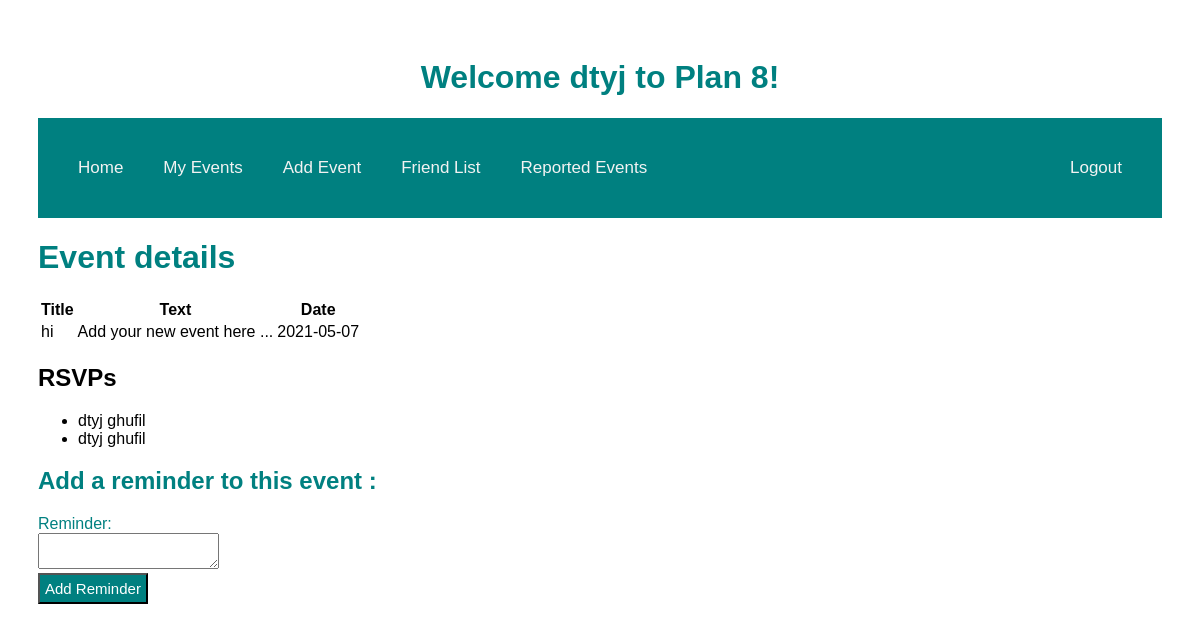
The page /events/1 (signed in) on the database as committed earlier.
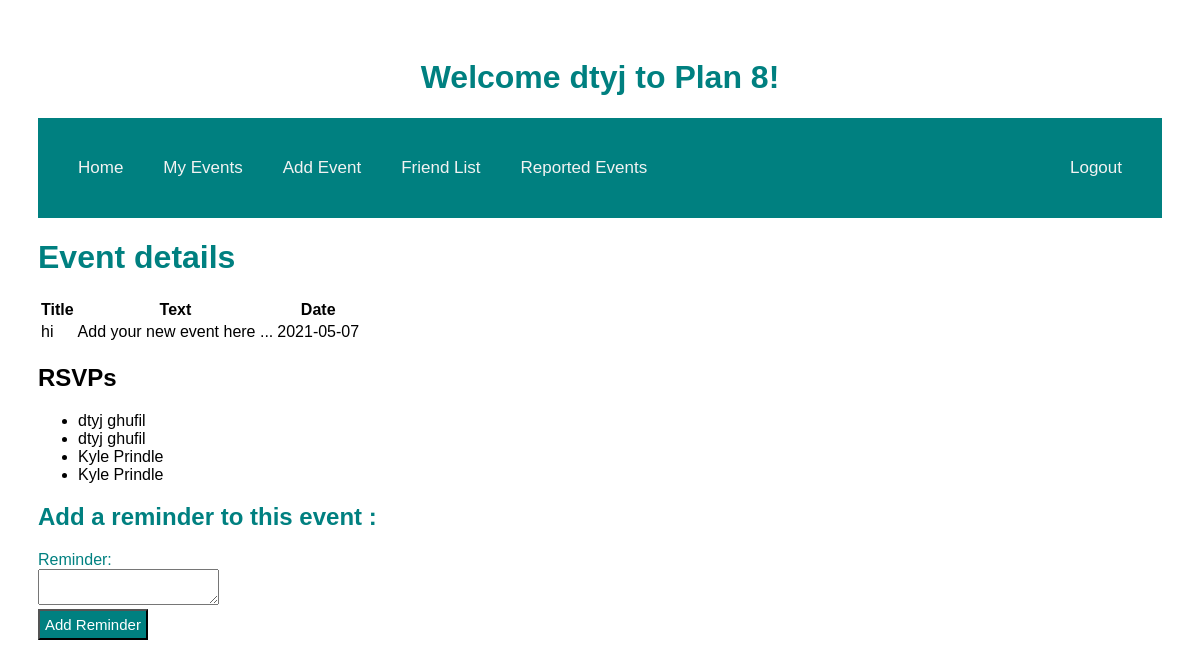
The same page on the database as committed later.
### models.py (models this page shows, shortened)
class RSVP(db.Model):
    id = db.Column(db.Integer, primary_key=True)
    event_id = db.Column(db.Integer, db.ForeignKey("event.id"), nullable=False)
    user_id = db.Column(db.Integer, db.ForeignKey("user.id"), nullable=False)
    user= db.relationship("User", lazy=True)
    event= db.relationship("Event", lazy=True)

class User(db.Model):
    id = db.Column("id", db.Integer, primary_key=True)
    first_name = db.Column("first_name", db.String(100))
    last_name = db.Column("last_name", db.String(100))
    email = db.Column("email", db.String(100))
    password = db.Column(db.String(255), nullable=False)
    registered_on = db.Column(db.DateTime, nullable=False)
    events = db.relationship("Event", backref="user", lazy=True)
    comments = db.relationship("Comment", backref="user", lazy=True)

### main.py (the view)
@app.route('/events/<int:event_id>')
def get_event(event_id):
    if session.get('user'):
        my_event = db.session.query(Event).filter_by(id=event_id).one()
        form_comment = CommentForm()
        event_rsvps = db.session.query(RSVP).filter_by(event_id=event_id).all()
        form_rsvp = RSVPForm()
        print(event_rsvps)
        return render_template('event.html', event=my_event, user=session['user'], form_comment=form_comment, form_rsvp=form_rsvp, rsvps=event_rsvps )
    else:
        return redirect(url_for('login'))

### forms.py
class CommentForm(FlaskForm):
    class Meta:
        csrf = False
    comment = TextAreaField('Reminder:',validators=[Length(min=1)])
    submit = SubmitField('Add Reminder')

class RSVPForm(FlaskForm):
    class Meta:
        csrf = False
    submit = SubmitField('Yes RSVP')

### templates/event.html (shortened to what this page needs)
<!DOCTYPE html>
<html lang="en">
   <head>
       <link rel="stylesheet" href="{{ url_for('static', filename='main.css') }}">
   </head>
   <body>
   <h1 class="middle">Welcome {{user}} to Plan 8!</h1>
   <div class = "topnav">
   <nav>
           <a href="{{ url_for('home')}}" class="left"> Home </a>
           <a href="/events" class="left"> My Events </a>
           <a href="{{url_for('new_event')}}" class="left"> Add Event</a>
           <a href="{{url_for('new_event')}}" class="left"> Friend List</a>
           <a href="{{url_for('get_reports')}}" class="left"> Reported Events </a>
           <a href="{{ url_for('logout')}}" class="right">Logout</a>
       </nav>
       </div>
       <h1>Event details</h1>
       <table>
           <tr>
               <th>Title</th>
               <th>Text</th>
               <th>Date</th>
           </tr>
           <tr>
               <td>{{ event.title }}</td>
               <td>{{ event.text }}</td>
               <td>{{ event.date }}</td>
           </tr>
       </table>
       {% if rsvps %}
 {% if rsvps|length > 0 %}
   <h2>RSVPs</h2>
   <ul>
   {% for rsvp in rsvps %}
     <li>{{ rsvp.user.first_name + " "}}{{rsvp.user.last_name}}</li>
   {% endfor %}
   </ul>
 {% endif %}
{% endif %}
<form action="{{ url_for('new_comment', event_id=event.id) }}" method="post">
 <div class="formwrapper">
   <h2 class="title">Add a reminder to this event :</h2>
   <div class="form-field">
     {{ form_comment.comment.label }} <br/> {{ form_comment.comment }}
   </div>
   {{ form_comment.submit }}
 </div>
</form>
   </body>
</html>

Rows that differ between the two databases and show on the page:
added RSVP: user "Kyle", user.last_name "Prindle"
added RSVP: user "Kyle", user.last_name "Prindle"
